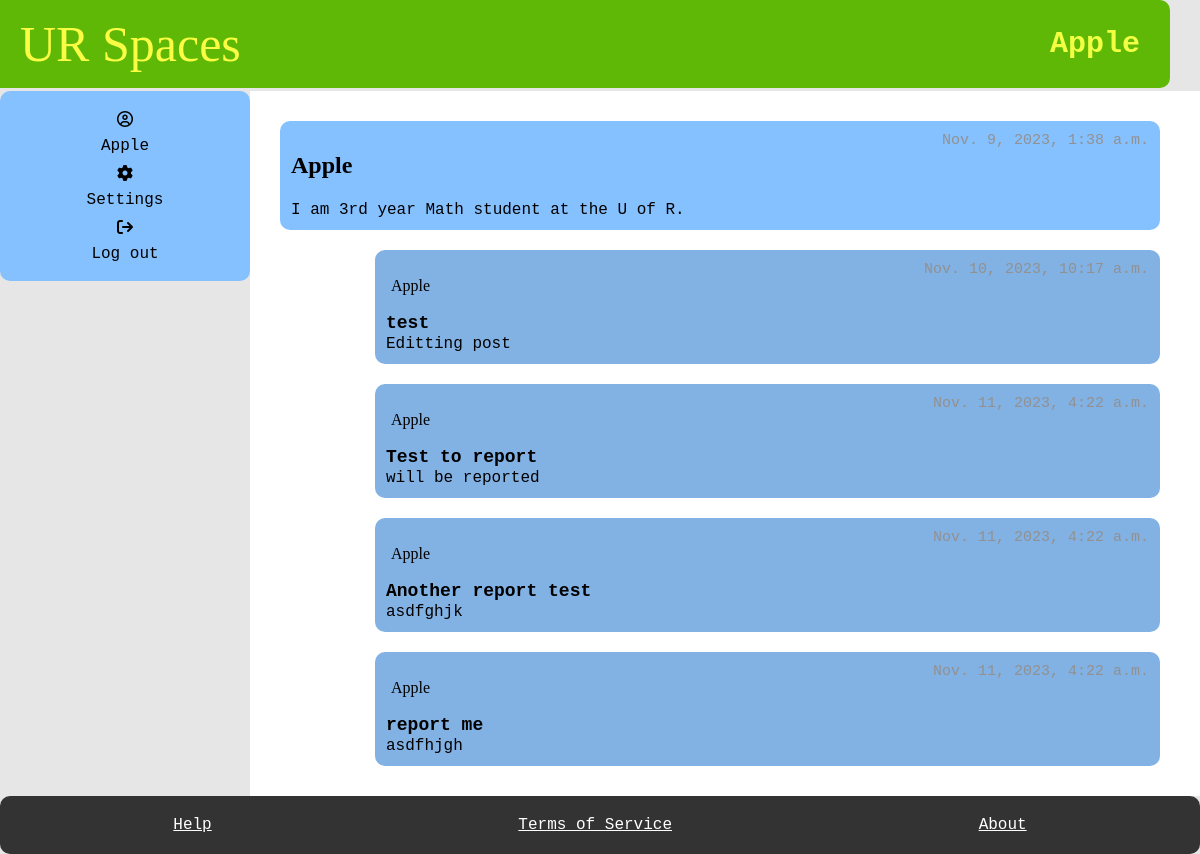
/profile/ (signed in), run on the app's committed database.
### myapp/models.py (models this page shows, shortened)
class Student(models.Model):
    User_ID = models.ForeignKey(User, on_delete=models.CASCADE)
    bio = models.TextField(default="Please add bio in settings", blank=True)
    banned = models.BooleanField(default=False)
    avatar =ResizedImageField(size=[50, 80], quality=100, upload_to="authors", default=None, null=True, blank=True)
    reported = models.BooleanField(default=False)
    slug = models.SlugField(max_length=400, unique=True, blank=True)

class Posts(models.Model):
    User_ID = models.ForeignKey(Student, on_delete=models.CASCADE)
    SubForum_ID = models.ForeignKey(SubForum, default= 1, on_delete=models.CASCADE)
    post_name = models.TextField(max_length=400)
    contents = models.TextField()
    count_likes = models.IntegerField(default=0, blank=True, )
    locked = models.BooleanField(default=False)
    pin = models.BooleanField(default=False)
    reported = models.BooleanField(default=False)
    post_date = models.DateTimeField(auto_now_add=True)
    slug = models.SlugField(max_length=400, unique=True, blank=True)
    likes = models.ManyToManyField(User, related_name="post_like")
    def get_url(self):
        return reverse("posts", kwargs={
            "slug":self.slug
        })

### myapp/views.py (the view)
# urls.py: path("profile/", profile, name="profile"),
@login_required
def profile(request):
    user = request.user
    currentUser = User.objects.get(username = user)
    try:
        student = Student.objects.get(User_ID = currentUser)
        posts = Posts.objects.filter(User_ID = student)
    except:
        student = None
        posts = None
    try:
        moderator = Moderator.objects.get(User_ID = currentUser)
    except:
        moderator = None
    context = {
        "student": student,
        "moderator" : moderator,
        "posts": posts
    }
    return render(request, "profile.html", context)

### myapp/templates/profile.html
{% extends 'base.html' %}
    {% block title %}
      <h1>{{user.username}}</h1>
    {% endblock %}
    {% block content %}
    <main>
    {% if student is not None %}
        <section class="box">
            <div class="post-item">
                <h1 class="name1"> {{user.username}} </h1>
                <span class="date"> {{user.date_joined}}</span>
            </div>
            <div class="post-item">
              <span> {{student.bio}}</span>
            </div>
          </section>
          {% for field in posts %}
            <section class="sub-box">
                <div class="post-item">
                    <p class="name"> {{field.User_ID.User_ID.username}}</p>
                    <span class="date"> {{field.post_date}} </span>
                </div>
                <div class="post-item">
                  <a href="{{field.get_url}}" class="item2"> {{field.post_name}}  </a>
                  </div>
                <div class="post-item">
                  <span> {{field.contents}}</span>
                </div>
            </section>
            {% endfor %}
            {%else%}
              <div class="post-item">
                <p > This is a moderator profile. You have the ability to ban users, pin posts,
                  lock posts, and delete unwanted content</p>
              </div>
            {%endif%}
    </main>
    {% endblock %}

### myapp/templates/base.html (shortened to what this page needs)
{%load static%}
<!DOCTYPE html>
<html lang="en">
    <head>
        <link rel="stylesheet" href="{%static 'style.css' %}"/>
    </head>
  <body>
    <div id="container">
        <header>
          <a href="{% url 'index' %}" class="title">UR Spaces</a>
          {% block title %}
          {% endblock %}
        </header>
        <aside id="aside">
          <div class="user-panel">
            <i class="fa-regular fa-circle-user"></i><a href="{% url 'profile' %}"> {{request.user.username}} </a>
            {% if request.user.is_staff%}
            <i class="fa-solid fa-file-lines"></i><a href="{% url 'report' %}"> Reports </a>
            {%else%}
            <i class="fa-solid fa-gear"></i><a href="{% url 'setting' %}"> Settings </a>
            {% endif %}
            <i class="fa-solid fa-arrow-right-from-bracket"></i><a href="{% url 'logout' %}">Log out </a>
          </div>
        </aside>
    {% block content %}
    {% endblock %}
    <footer>
        <a href="{% url 'help' %}" id="footer_link">Help</a>
        <a href="{% url 'service' %}" id="footer_link">Terms of Service</a>
        <a href="{% url 'about' %}" id="footer_link">About</a>
      </footer>
    </div>
  </body>
</html>

### myapp/static/style.css (style rules this page uses)
body { font-family: monospace; font-size: 16px; background-color: #e6e6e6; margin: 0; padding: 0; }
#container { display: grid; grid-template-areas: "header header" ". ." "aside main" "footer footer"; grid-template-rows: auto 3px 1fr auto; grid-template-columns: 250px 1fr; min-height: 100vh; }
header { grid-area: header; display: flex; justify-content: space-between; align-items: center; padding: 15px 30px; background-color: #5eb805; border-radius: 10px; position: relative; left: -30px; }
header .title { font-size: 50px; color: #f2ff42; text-decoration: none; font-family: 'Brush Script MT', Brush Script Std, cursive; position: relative; left: 20px; }
header h1 { font-size: 30px; margin: 0; color: #f2ff42 }
#aside { grid-area: aside; padding: 20px 20px; background-color: #85c0ff; height: 150px; display: flex; flex-direction: column; align-items: center; gap: 10px; border-radius: 10px; }
.user-panel { width: 100%; display: flex; flex-direction: column; align-items: center; gap: 10px; }
main { grid-area: main; background-color: white; padding: 20px; padding-right: 30px; }
.post-item { display: flex; justify-content: space-between; border-radius: 10px; padding: 1px; }
.name { font-family: cursive; margin-left: 5px; }
.name1 { font-family: Harrington, fantasy; font-weight: bold; font-size: x-large; }
.date { font-size: 15px; color: rgb(146, 145, 145); }
.item2 { font-weight: bold; font-size: 18px; }
.box { display: flex; flex-direction: column; border-radius: 10px; padding: 10px; margin: 10px; background-color: #85c0ff; }
.sub-box { width: 85%; float: right; display: flex; flex-direction: column; border-radius: 10px; padding: 10px; margin: 10px; background-color: #82b1e3; }
footer { grid-area: footer; background-color: #333; padding: 20px; display: flex; justify-content: space-around; border-radius: 10px; }
#footer_link { color: white; text-decoration: underline;; font-size: 16px; }
a:link { color: #000000; text-decoration: none; }
a.title:link { text-decoration: none; color: #fafd44; }

### data on the page
Student: bio "I am 3rd year Math student at the U of R."
Posts: User_ID.User_ID.username "Apple", post_date "Nov. 10, 2023, 10:17 a.m.", post_name "test", contents "Editting post"
Posts: User_ID.User_ID.username "Apple", post_date "Nov. 11, 2023, 4:22 a.m.", post_name "Test to report", contents "will be reported"
Posts: User_ID.User_ID.username "Apple", post_date "Nov. 11, 2023, 4:22 a.m.", post_name "Another report test", contents "asdfghjk"
Posts: User_ID.User_ID.username "Apple", post_date "Nov. 11, 2023, 4:22 a.m.", post_name "report me", contents "asdfhjgh"

### other printed values
{{ user.username }} "Apple"
{{ request.user.username }} "Apple"
{{ user.date_joined }} "Nov. 9, 2023, 1:38 a.m."
